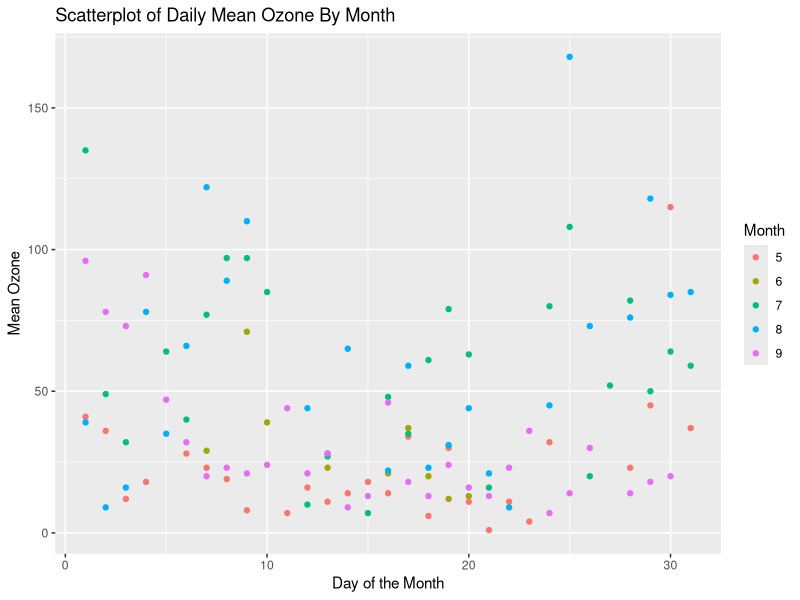

The R source for this figure:
## ---- chunk 1
knitr::opts_chunk$set(echo = TRUE)
## ---- chunk 2
library(ggplot2)
ggplot(airquality) + geom_point(
    aes(x=Day, y=Ozone, 
        color=as.factor(Month))) +
    labs(color="Month", 
         title = "Scatterplot of Daily Mean Ozone By Month",
         x="Day of the Month",
         y="Mean Ozone")
